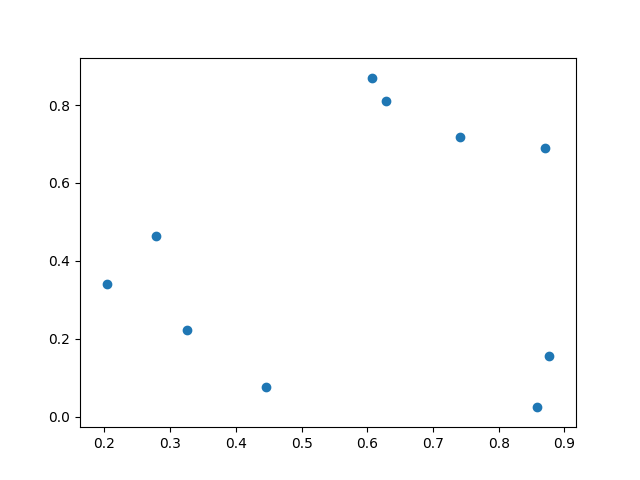
#> input picture resources/k_means.1.png, 640 x 480 px
$ python visualize.py ../resources/k_means.1.png
#> lines starting #> are read from the running program, lines starting #| are printed output that depends on the picture
import sys
from mpl_toolkits.mplot3d import Axes3D
from matplotlib import pyplot as plt
from PIL import Image

fig = plt.figure()
ax = fig.add_subplot(111, projection="3d")
#image = Image.open("/tmp/randomVariation.png")
image = Image.open(sys.argv[1])
#> image is the input picture: PIL image 640x480 RGBA; mean R, G, B, A 252.2, 252.4, 252.5, 255
red = image.getdata(0)
green = image.getdata(1)
blue = image.getdata(2)
colors = [[r/256, g/256, b/256] for r, g, b in zip(red, green, blue)]
#> colors = 307200 items
ax.scatter(red, green, blue, c=colors)
ax.set_xlabel("red")
ax.set_ylabel("green")
ax.set_zlabel("blue")
ax.set_xlim(0, 255)
ax.set_ylim(0, 255)
ax.set_zlim(0, 255)

plt.show()
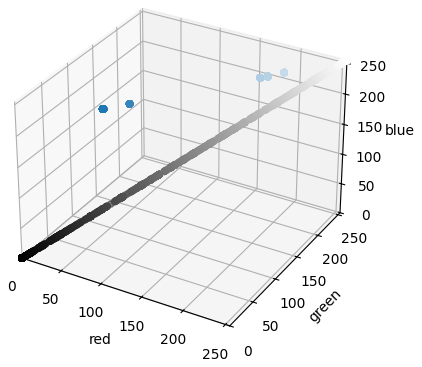
#> figure drawn by matplotlib, 1 panel

$ run again, on resources/k_means.3.png
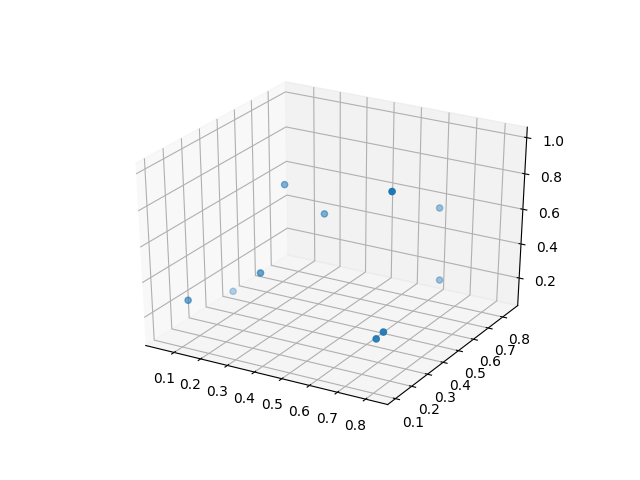
#> input picture resources/k_means.3.png, 640 x 480 px
#> image is the input picture: PIL image 640x480 RGBA; mean R, G, B, A 247.7, 247.8, 247.9, 255
#> colors = 307200 items
#> `plt.show()`:
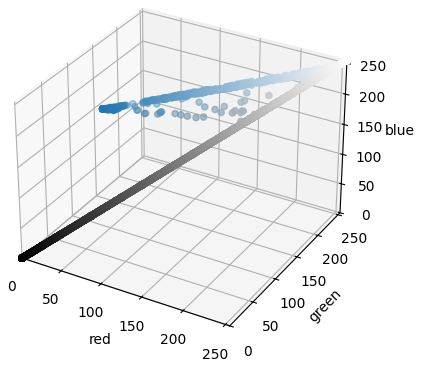
#> figure drawn by matplotlib, 1 panel
